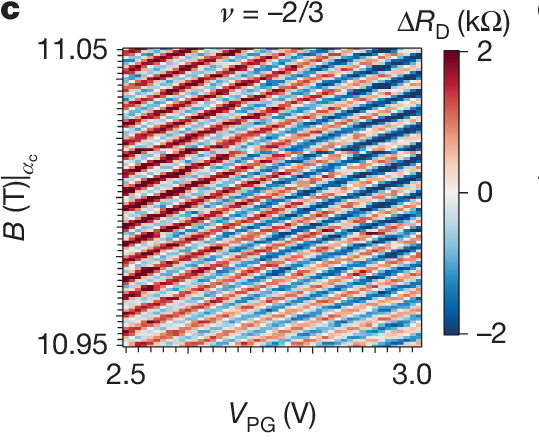

Write the Python code that produced this figure.
import matplotlib.pyplot as plt
import numpy as np

# --- Data Simulation ---
# Axes: V_PG (Gate Voltage) vs B (Magnetic Field)
v_pg = np.linspace(2.5, 3.0, 100)
b_field = np.linspace(10.95, 11.05, 100)
V, B = np.meshgrid(v_pg, b_field)

# Quantum Oscillations Simulation
# Diagonal fringes: Phase depends on linear combination of V and B
# Frequency increases or decreases
phase = 200 * (V - 2.5) - 500 * (B - 10.95)
# Add some irregularity/noise
noise = np.random.normal(0, 0.2, V.shape)
delta_R = np.sin(phase) + 0.3 * np.sin(3 * phase) + noise

# --- Plotting ---
fig, ax = plt.subplots(figsize=(6, 5), dpi=150)

# Heatmap
# RdBu_r colormap (Blue negative, Red positive)
cmap = plt.cm.RdBu_r
im = ax.pcolormesh(V, B, delta_R, cmap=cmap, shading='auto', vmin=-2, vmax=2)

# Colorbar
cbar = fig.colorbar(im, ax=ax, fraction=0.046, pad=0.04)
cbar.set_label(r'$\Delta R_D$ (k$\Omega$)', fontsize=14)
cbar.set_ticks([-2, 0, 2])

# Styling
ax.set_xlabel(r'$V_{PG}$ (V)', fontsize=14)
ax.set_ylabel(r'$B$ (T)$|_{\alpha_c}$', fontsize=14)

# Ticks
ax.set_xticks([2.5, 3.0])
ax.set_yticks([10.95, 11.05])
ax.minorticks_on()
ax.tick_params(which='both', direction='out', top=True, right=True)

# Title annotation
ax.text(0.5, 1.02, r'$
u = -2/3$', transform=ax.transAxes, ha='center', fontsize=14)

# Bold letter 'c'
ax.text(-0.15, 1.0, 'c', transform=ax.transAxes, fontsize=16, fontweight='bold', va='top')

plt.tight_layout()
plt.show()
